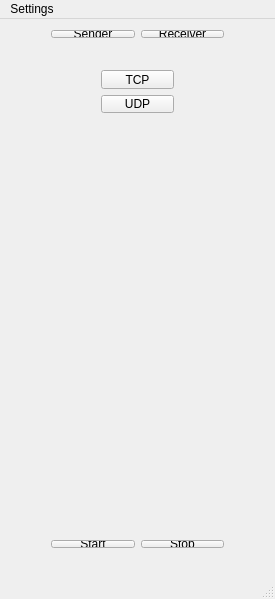
<?xml version="1.0" encoding="UTF-8"?>
<ui version="4.0">
 <class>MainWindow</class>
 <widget class="QMainWindow" name="MainWindow">
  <property name="geometry">
   <rect>
    <x>0</x>
    <y>0</y>
    <width>275</width>
    <height>599</height>
   </rect>
  </property>
  <property name="windowTitle">
   <string>MainWindow</string>
  </property>
  <widget class="QWidget" name="centralWidget">
   <widget class="QWidget" name="layoutWidget">
    <property name="geometry">
     <rect>
      <x>40</x>
      <y>510</y>
      <width>195</width>
      <height>30</height>
     </rect>
    </property>
    <layout class="QHBoxLayout" name="horizontalLayout">
     <item>
      <widget class="QPushButton" name="btn_start">
       <property name="text">
        <string>Start</string>
       </property>
      </widget>
     </item>
     <item>
      <widget class="QPushButton" name="btn_stop">
       <property name="text">
        <string>Stop</string>
       </property>
      </widget>
     </item>
    </layout>
   </widget>
   <widget class="QWidget" name="layoutWidget">
    <property name="geometry">
     <rect>
      <x>40</x>
      <y>0</y>
      <width>195</width>
      <height>30</height>
     </rect>
    </property>
    <layout class="QHBoxLayout" name="horizontalLayout_2">
     <item>
      <widget class="QPushButton" name="btn_sender">
       <property name="text">
        <string>Sender</string>
       </property>
      </widget>
     </item>
     <item>
      <widget class="QPushButton" name="btn_receiver">
       <property name="text">
        <string>Receiver</string>
       </property>
      </widget>
     </item>
    </layout>
   </widget>
   <widget class="QWidget" name="layoutWidget">
    <property name="geometry">
     <rect>
      <x>90</x>
      <y>40</y>
      <width>95</width>
      <height>65</height>
     </rect>
    </property>
    <layout class="QVBoxLayout" name="verticalLayout">
     <item>
      <widget class="QPushButton" name="btn_tcp">
       <property name="text">
        <string>TCP</string>
       </property>
      </widget>
     </item>
     <item>
      <widget class="QPushButton" name="btn_udp">
       <property name="text">
        <string>UDP</string>
       </property>
      </widget>
     </item>
    </layout>
   </widget>
  </widget>
  <widget class="QMenuBar" name="menuBar">
   <property name="geometry">
    <rect>
     <x>0</x>
     <y>0</y>
     <width>275</width>
     <height>21</height>
    </rect>
   </property>
   <widget class="QMenu" name="menuSettings">
    <property name="title">
     <string>Settings</string>
    </property>
    <addaction name="menu_reset"/>
   </widget>
   <addaction name="menuSettings"/>
  </widget>
  <widget class="QStatusBar" name="statusBar"/>
  <action name="actionOptions">
   <property name="text">
    <string>Options</string>
   </property>
  </action>
  <action name="menu_reset">
   <property name="text">
    <string>Reset</string>
   </property>
  </action>
 </widget>
 <layoutdefault spacing="6" margin="11"/>
 <resources/>
 <connections/>
</ui>
